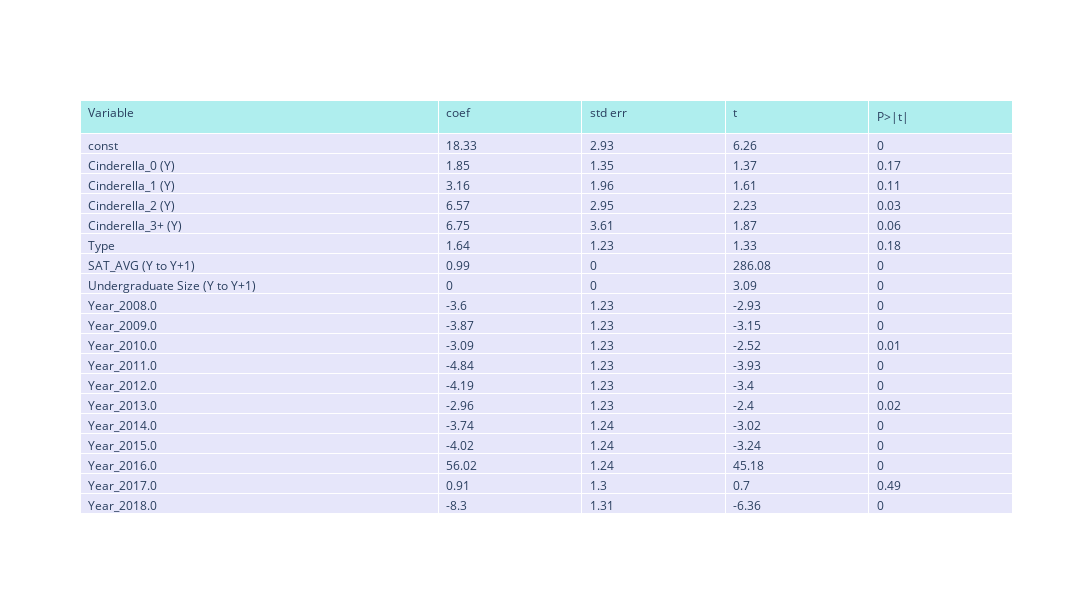

Notebook code for this chart:
### Code cell
import plotly.graph_objects as go

# Data from the table in the image
row_labels = [
    'const', 'Cinderella_0 (Y)', 'Cinderella_1 (Y)', 'Cinderella_2 (Y)', 'Cinderella_3+ (Y)', 'Type',
    'SAT_AVG (Y to Y+1)', 'Undergraduate Size (Y to Y+1)', 'Year_2008.0', 'Year_2009.0', 'Year_2010.0',
    'Year_2011.0', 'Year_2012.0', 'Year_2013.0', 'Year_2014.0', 'Year_2015.0', 'Year_2016.0',
    'Year_2017.0', 'Year_2018.0'
]
header = ['Variable', 'coef', 'std err', 't', 'P>|t|']
values = [
    row_labels,
    [18.33, 1.85, 3.16, 6.57, 6.75, 1.64, 0.99, 0.00, -3.60, -3.87, -3.09, -4.84, -4.19, -2.96, -3.74, -4.02, 56.02, 0.91, -8.30],
    [2.93, 1.35, 1.96, 2.95, 3.61, 1.23, 0.00, 0.00, 1.23, 1.23, 1.23, 1.23, 1.23, 1.23, 1.24, 1.24, 1.24, 1.30, 1.31],
    [6.26, 1.37, 1.61, 2.23, 1.87, 1.33, 286.08, 3.09, -2.93, -3.15, -2.52, -3.93, -3.40, -2.40, -3.02, -3.24, 45.18, 0.70, -6.36],
    [0.00, 0.17, 0.11, 0.03, 0.06, 0.18, 0.00, 0.00, 0.00, 0.00, 0.01, 0.00, 0.00, 0.02, 0.00, 0.00, 0.00, 0.49, 0.00]
]

# Create the Plotly table
fig = go.Figure(data=[go.Table(
    columnwidth=[200, 80, 80, 80, 80],  # Specify column widths
    header=dict(values=header,
                fill_color='paleturquoise',
                align='left'),
    cells=dict(values=values,
               fill_color='lavender',
               align='left'))
])

# Set the dimensions of the figure
fig.update_layout(
    width=1200,
    height=600
)

# Display the table
fig.show()

### Figure 1 — Plotly figure (JSON) as saved in the notebook; plotly's stock layout.template omitted (floating-point values rounded to 4 significant figures)
{"data": [{"cells": {"align": "left", "fill": {"color": "lavender"}, "values": [["const", "Cinderella_0 (Y)", "Cinderella_1 (Y)", "Cinderella_2 (Y)", "Cinderella_3+ (Y)", "Type", "SAT_AVG (Y to Y+1)", "Undergraduate Size (Y to Y+1)", "Year_2008.0", "Year_2009.0", "Year_2010.0", "Year_2011.0", "Year_2012.0", "Year_2013.0", "Year_2014.0", "Year_2015.0", "Year_2016.0", "Year_2017.0", "Year_2018.0"], [18.33, 1.85, 3.16, 6.57, 6.75, 1.64, 0.99, 0, -3.6, -3.87, -3.09, -4.84, -4.19, -2.96, -3.74, -4.02, 56.02, 0.91, -8.3], [2.93, 1.35, 1.96, 2.95, 3.61, 1.23, 0, 0, 1.23, 1.23, 1.23, 1.23, 1.23, 1.23, 1.24, 1.24, 1.24, 1.3, 1.31], [6.26, 1.37, 1.61, 2.23, 1.87, 1.33, 286.1, 3.09, -2.93, -3.15, -2.52, -3.93, -3.4, -2.4, -3.02, -3.24, 45.18, 0.7, -6.36], [0, 0.17, 0.11, 0.03, 0.06, 0.18, 0, 0, 0, 0, 0.01, 0, 0, 0.02, 0, 0, 0, 0.49, 0]]}, "columnwidth": [200, 80, 80, 80, 80], "header": {"align": "left", "fill": {"color": "paleturquoise"}, "values": ["Variable", "coef", "std err", "t", "P>|t|"]}, "type": "table"}], "layout": {"height": 600, "width": 1200}}
